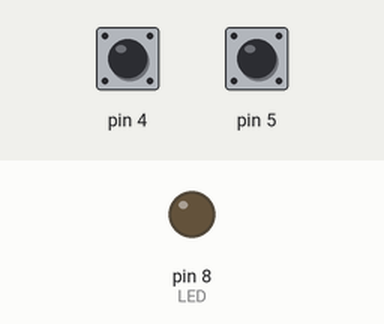
This sketch was run on a simulated Arduino Uno, built with avr-gcc and run on an emulated ATmega328P. On the bench: output pins drawn as LEDs (lit = HIGH). Dashed ring = blinking. Inputs (shaded band) come from the test bench; at power-on: pin 5 HIGH, pin 4 HIGH.

Above: at 0.8 s.
0.9 s: pin 5 pulled LOW for 1 s
At 1.05 s:
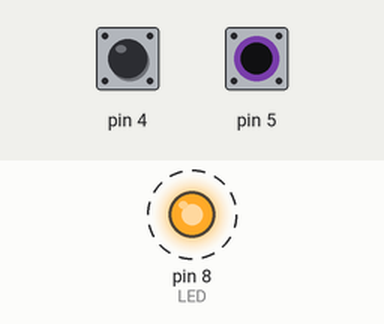
3.4 s: pin 5 pulled LOW for 3.2 s
At 3.55 s:
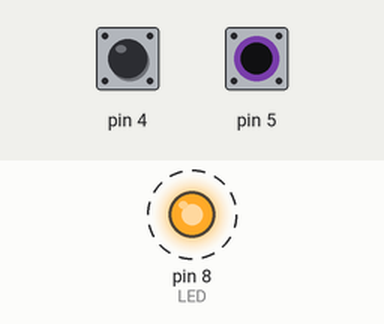
8.1 s: pin 4 pulled LOW for 3.2 s
At 9.3 s:
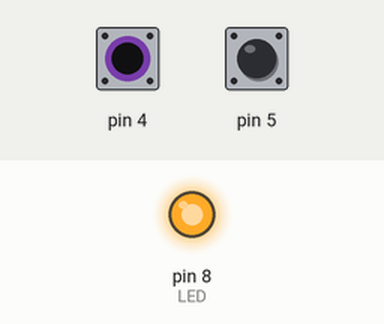
Timing chart, 0 to 12.8 s (numbered marks = the images above; inputs shaded):
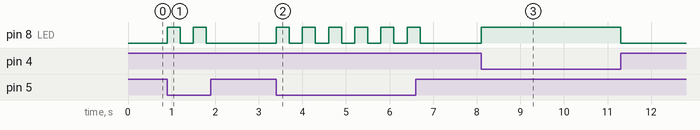

The sketch:

baremetal_multisensor_priority.ino
```cpp
// Task 4.7 Bare Metal Multi-Sensor Priority System

#include <avr/io.h>
#include <util/delay.h>

int main(void)
{
    // LED (PB0) as OUTPUT
    DDRB |= (1 << PB0);

    // Flame sensor (PD4) as INPUT
    DDRD &= ~(1 << PD4);

    // IR sensor (PD5) as INPUT
    DDRD &= ~(1 << PD5);

    // Enable internal pull-up resistors
    PORTD |= (1 << PD4);
    PORTD |= (1 << PD5);

    while (1)
    {
        uint8_t flameState = (PIND & (1 << PD4)) ? 1 : 0;
        uint8_t irState    = (PIND & (1 << PD5)) ? 1 : 0;

        // Priority 1: Flame detection
        if (flameState == 0)
        {
            PORTB |= (1 << PB0);   // LED ON immediately
        }

        // Priority 2: IR detection (only if no flame)
        else if (irState == 0)
        {
            PORTB |= (1 << PB0);
            _delay_ms(300);
            PORTB &= ~(1 << PB0);
            _delay_ms(300);
        }

        // No detection
        else
        {
            PORTB &= ~(1 << PB0);  // LED OFF
        }
    }
}
```

Measured:
- after the input at 0.9 s, pin 8 (LED): alternates HIGH for 0.30 s and LOW for 0.30 s, 4 changes in all, then stays LOW, starting at once
- after the input at 3.4 s, pin 8 (LED): alternates HIGH for 0.30 s and LOW for 0.30 s, 12 changes in all, then stays LOW, starting at once
- after the input at 8.1 s, pin 8 (LED): LOW → HIGH at once, → LOW 3.2 s later
